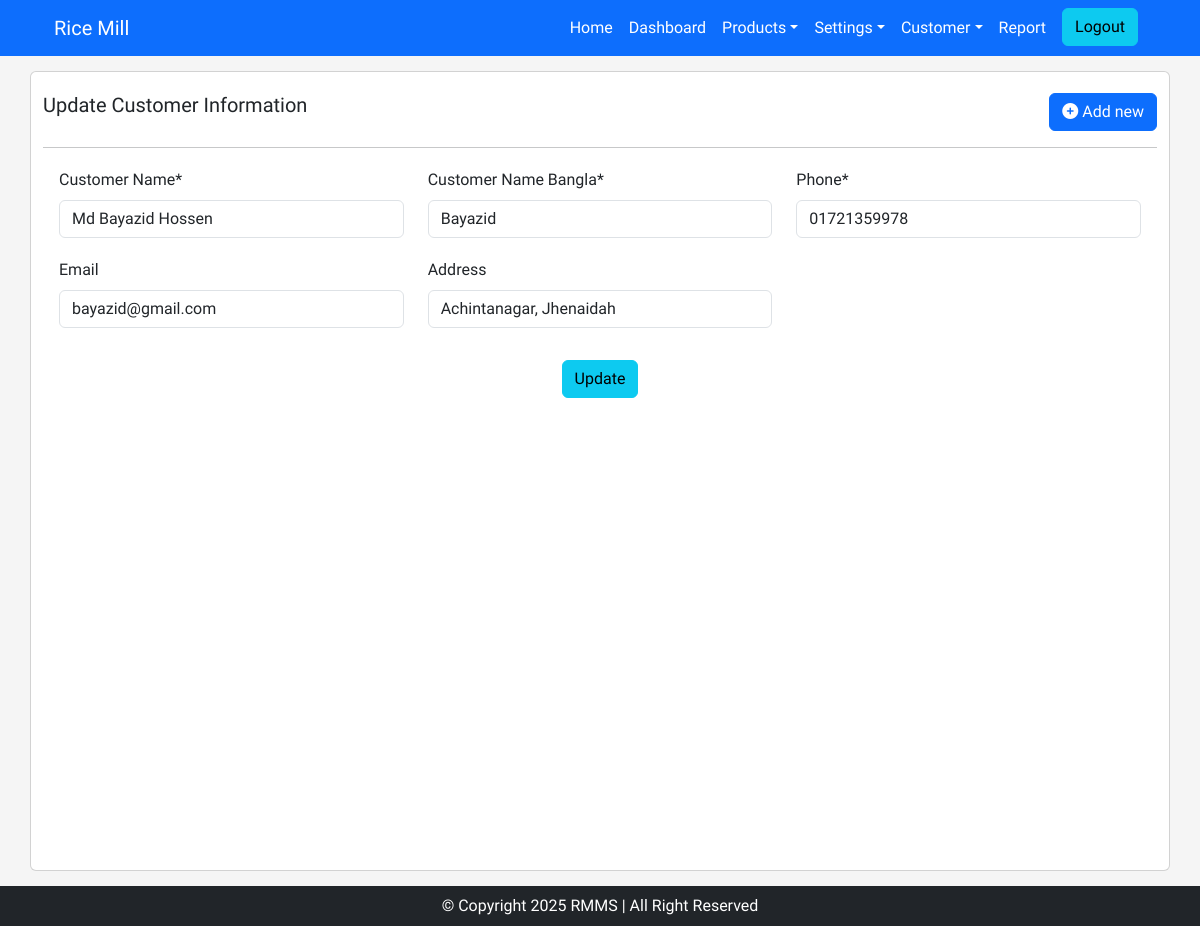
Page /customer-update/2 (signed in) on the committed database.
### rice_mill/models.py (models this page shows, shortened)
class Customer(models.Model):
    customer_name = models.CharField(max_length=255)
    customer_name_bn = models.CharField(max_length=255)
    phone = models.CharField(max_length=20)
    email = models.EmailField(blank=True, null=True)
    address = models.CharField(max_length=200, blank=True, null=True)
    created_at = models.DateTimeField(auto_now_add=True, blank=True, null=True)
    updated_at = models.DateTimeField(auto_now=True, blank=True, null=True)
    created_by = models.CharField(max_length=200, blank=True, null=True)
    updated_by = models.CharField(max_length=200, blank=True, null=True)

### rice_mill/views.py (the view, shortened to what this page needs)
# urls.py: path('customer-update/<int:pk>', customer_update_view, name='customer_update'),
@login_required(login_url='login')
def customer_update_view(request, pk):
    customer_obj = Customer.objects.get(id=pk)
    form = CutomerForm(instance=customer_obj)
    context = {
        'form': form
    }
    return render(request, 'pages/customer/update.html', context)

### rice_mill/forms.py
class CutomerForm(forms.ModelForm):
    class Meta:
        model = Customer
        fields = '__all__'
        labels = {
            'customer_name': "Customer Name",
            'customer_name_bn': "Customer Name Bangla",
        }

### rice_mill/templates/pages/customer/update.html (shortened to what this page needs)
{% extends "base.html" %}
{% load crispy_forms_tags %}
{% block content %}
<div class="container base-container card" style="background-color: white;">
    <div class="row mt-3">
        <div class="col-md-6">
            <div class="title-text">
                <h5>Update Customer Information</h5>
            </div>
        </div>
        <div class="col-md-3"></div>
        <div class="col-md-3">
            <div class="add-new" style="text-align: right;">
                <a href=""><button class="btn btn-primary"><i class="fa-solid fa-circle-plus"></i> Add new</button></a>
            </div>
        </div>
    </div>
    <hr>
    <div class="row">
        <form action="" method="POST">
            <div class="row m-1">
                <div class="col-md-4">
                    {{form.customer_name|as_crispy_field}}
                </div>
                <div class="col-md-4">
                    {{form.customer_name_bn|as_crispy_field}}
                </div>
                <div class="col-md-4">
                    {{form.phone|as_crispy_field}}
                </div>
            </div>
            <div class="row m-1">
                <div class="col-md-4">
                    {{form.email|as_crispy_field}}
                </div>
                <div class="col-md-4">
                    {{form.address|as_crispy_field}}
                </div>
            </div>
            <div class='text-center m-3'>
                <button type="submit" class="btn btn-info">Update</button>
            </div>
        </form>
    </div>
</div>
{% endblock  %}

### rice_mill/static/css/styles.css (style rules this page uses)
* { font-family: "News Cycle", sans-serif; margin: 0; padding: 0; }
.base-container { padding: 5px 20px; margin-top: 15px; margin-bottom: 15px; border-radius: 5px; }
.container.base-container.card { min-height: 100vh; }

### rows in the picture
Customer: customer_name "Md Bayazid Hossen", customer_name_bn "Bayazid", phone "01721359978", email "bayazid@gmail.com", address "Achintanagar, Jhenaidah"
